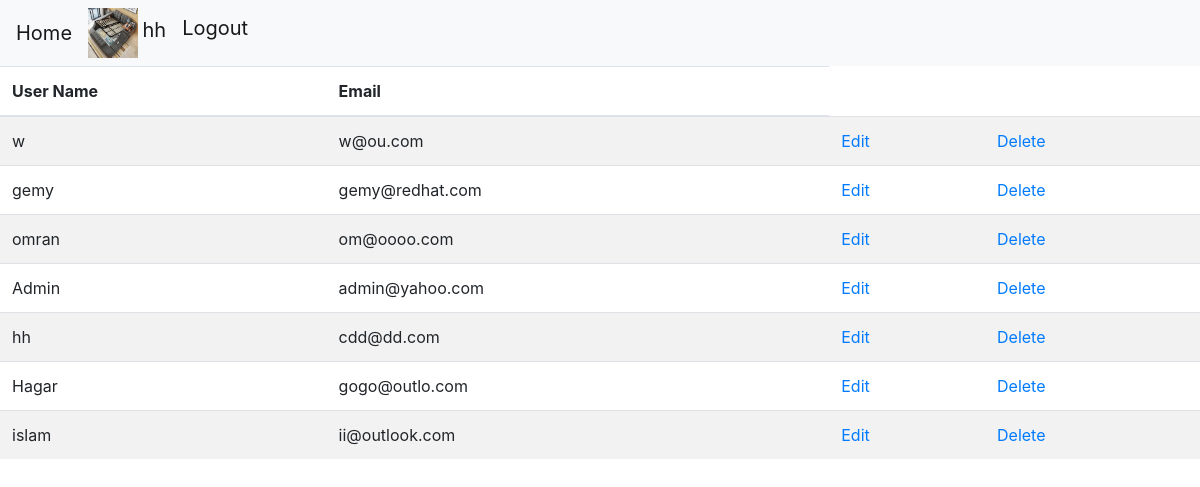
The app's page /users_data.php (signed in) with its own data.
### tables this page shows
CREATE TABLE IF NOT EXISTS `users` (
  `user_id` int(11) NOT NULL,
  `email` varchar(40) NOT NULL,
  `name` varchar(40) DEFAULT NULL,
  `psw` char(255) DEFAULT NULL,
  `imgpath` varchar(100) NOT NULL
);

### dbconnection.php (called while the page is built, shortened)
<?php
class db{
  function __construct() {
     $this->dbname="blog";
      $this->host="localhost";
     $this->dbuser="go12";
     $this->upasswd="1234";
    $this->dsn = "mysql:host=$this->host;dbname=$this->dbname";
     $this->db_connection = new PDO($this->dsn, $this->dbuser, $this->upasswd);
  }
}
?>

### userclass.php (called while the page is built, shortened)
<?php
require_once('dbconnection.php');
class User extends db
{
public function getAllUsers()
{
   $query="select user_id,name,email  from  users ";
   $users=$this->db_connection->prepare($query);
   $users->execute();
  return $users;
}
}
?>

### users_data.php (the view, shortened to what this page needs)
<?php
require_once('userclass.php');
require_once('adminbar.php');
?>
<html>
<head>
</head>
<body>
</body>
</html>
<?php
$usr=new User();
$usr->id=$_SESSION['id'];
$log=$usr->getAllUsers();
              echo "<table class='table table-striped'>";
              echo "<thead>
                    <tr>
                    <th scope='col'>User Name</th>
                    <th scope='col'>Email</th>
                    </tr>
                    </thead>";
		     while($row= $log->fetch(PDO::FETCH_ASSOC))
		     {
		     	echo "<tr>";
               foreach ($row as $key => $value)
                        {
                        	if($key=="user_id")
                        	{
                        		$rowid=$value;
                        	}
                        	else if($key=="psw")
                        	{
                        	}
                        	else
                        	{
                        		echo "<td>$value</td>";
                        	}
			             }
				echo "
				 <td> <a href= edit_user.php?id=$rowid> Edit </a> </td>
				  <td> <a href= delete_user.php?id=$rowid> Delete </a> </td>
				  </td>
				  ";
                echo "</tr>";
		        }
		         echo "</table>";
 ?>

### adminbar.php (shortened to what this page needs)
<!DOCTYPE html>
<html>
<head>
<link rel="stylesheet" href="https://maxcdn.bootstrapcdn.com/bootstrap/4.0.0/css/bootstrap.min.css">
</head>
<body>
	<nav class="navbar navbar-expand-lg navbar-light bg-light">
	  <a class="navbar-brand" href="users_data.php">Home</a>
	  <div class="collapse navbar-collapse" id="navbarNavDropdown">
	    <ul class="navbar-nav">
	      <li class="nav-item active">
	        <img src="<?php echo $_SESSION['img']; ?>" width='50' height='50'/>
          <label  class="navbar-brand"> <?php echo $_SESSION['username'];?></label>
	      </li>
	      <li class="nav-item">
	        <a class="navbar-brand" href="logout.php">Logout</a>
	      </li>
	    </ul>
	  </div>
	</nav>
</body>
</html>

### records on screen
users: name "w", email "w@ou.com"
users: name "gemy", email "gemy@redhat.com"
users: name "omran", email "om@oooo.com"
users: name "Admin", email "admin@yahoo.com"
users: name "hh", email "cdd@dd.com"
users: name "Hagar", email "gogo@outlo.com"
users: name "islam", email "ii@outlook.com"

### other values on screen
$_SESSION['username'] "hh"
